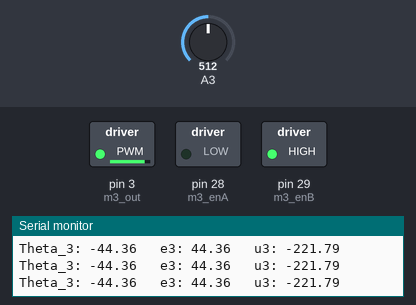
Simulated run of this sketch. Board: Arduino Mega 2560, built with avr-gcc and run on an emulated ATmega2560. On the bench: switched loads named in the sketch (green lamp = pin HIGH), the last lines printed to the serial monitor. The test bench sets the inputs (shaded band); at power-on: A3 = 512.

Above: at 1.2 s.
1.3 s: A3 set to 716
At 1.7 s:
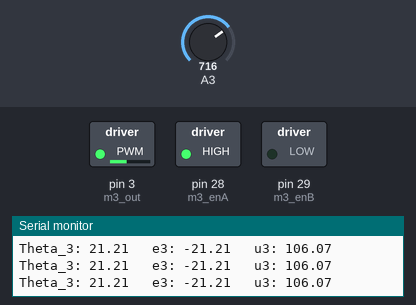
2.8 s: A3 set to 900
At 3.5 s:
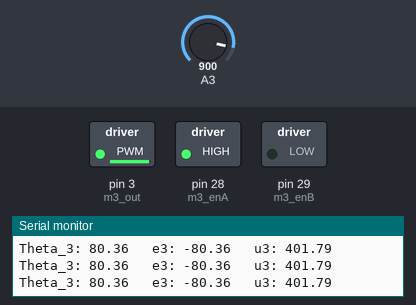
4.3 s: A3 set to 0
At 4.7 s:
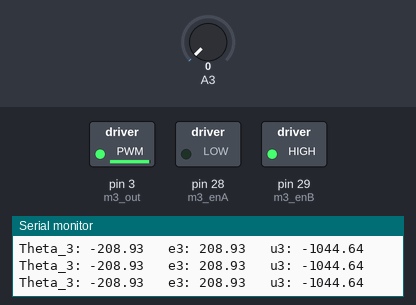
Timing chart, 0 to 7.3 s (numbered marks = the images above; inputs shaded):
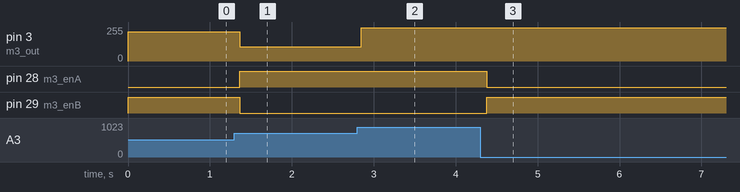

The sketch:

Proporcional.ino
```cpp
// Variables para el motor
int m3_enA = 28;
int m3_enB = 29;
int m3_out = 3;

//Variables del robot
float theta3;

// Referencia para articulaciones
float theta3_d = 0.0;

//Variables para el cálculo del control
float error3;
float kp3=5;
//bool fl = true;

//Variable del controlador
float u3;

//Declaración de funciones
void paro_M3();
void giro_M3_A();
void giro_M3_B();


void setup() {
  pinMode(m3_enA,OUTPUT);
  pinMode(m3_enB,OUTPUT);
  pinMode(m3_out,OUTPUT);

  Serial.begin(9600);
}

void loop() {

  theta3 = (float(analogRead(A3)-650))*90/280;
  Serial.print("Theta_3: "); Serial.print(theta3);

  error3 = theta3_d - theta3;
  Serial.print("   e3: "); Serial.print(error3);

  u3 = -kp3*error3;
  Serial.print("   u3: "); Serial.println(u3);

  if (u3<0)
    giro_M3_B();
  else
    giro_M3_A();

  u3 = abs(u3);
  if (u3 > 255)
    u3 = 250;

  analogWrite(m3_out,int(u3));


}
void paro_M3(){
  Serial.println("Paro M3");
  digitalWrite(m3_enA,0);
  digitalWrite(m3_enB,0);
}

void giro_M3_A(){
  //Serial.println("Girando M3 A");
  digitalWrite(m3_enA,1);
  digitalWrite(m3_enB,0);
}

void giro_M3_B(){
  //Serial.println("Girando M3 B");
  digitalWrite(m3_enA,0);
  digitalWrite(m3_enB,1);
}
```

Measured:
- after the input at 1.3 s, pin 3 (m3_out): 221/255 → 106/255 after 0.06 s; pin 28 (m3_enA): LOW → HIGH after 0.06 s; pin 29 (m3_enB): HIGH → LOW after 0.06 s
- after the input at 2.8 s, pin 3 (m3_out): 106/255 → 250/255 after 0.05 s
- after the input at 4.3 s, pin 28 (m3_enA): HIGH → LOW after 0.08 s; pin 29 (m3_enB): LOW → HIGH after 0.08 s
